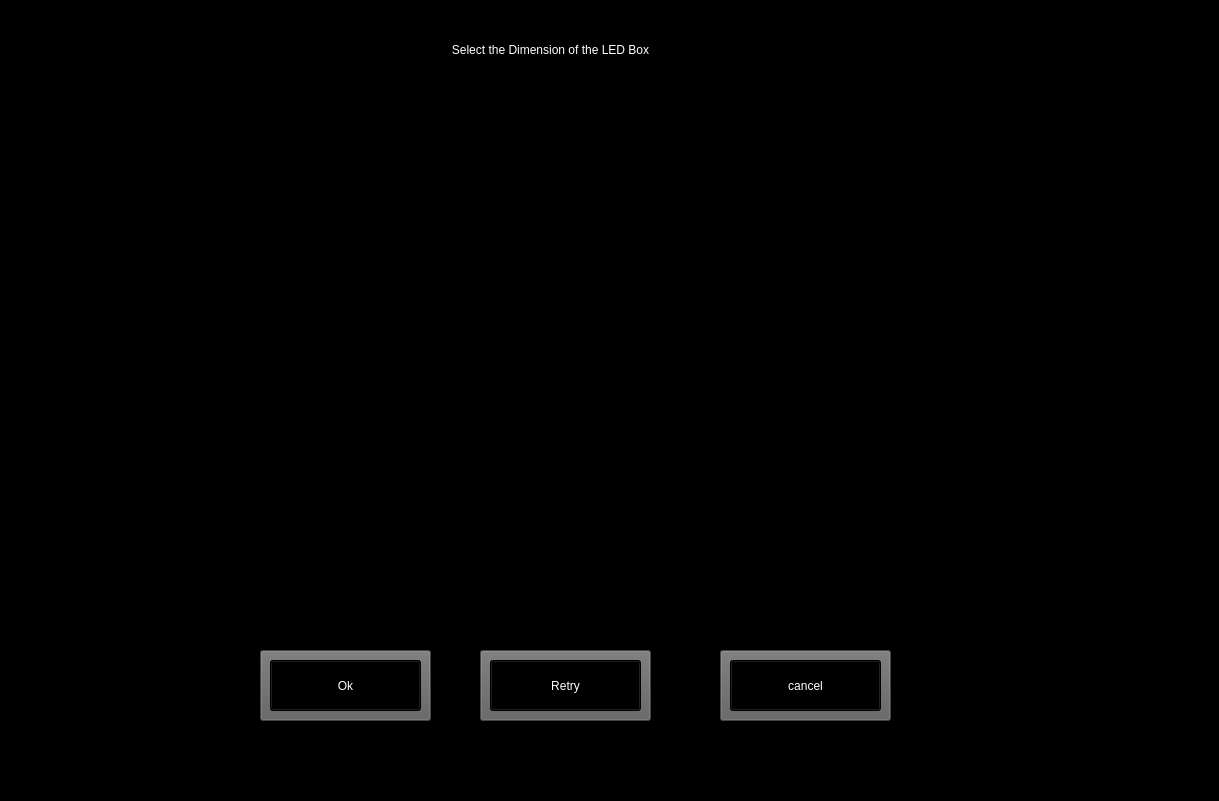
<?xml version="1.0" encoding="UTF-8"?>
<ui version="4.0">
 <class>selectdim</class>
 <widget class="QMainWindow" name="selectdim">
  <property name="geometry">
   <rect>
    <x>0</x>
    <y>0</y>
    <width>1219</width>
    <height>801</height>
   </rect>
  </property>
  <property name="windowTitle">
   <string>MainWindow</string>
  </property>
  <property name="styleSheet">
   <string notr="true">background-color: rgb(0, 0, 0);
background-image: url(:/1./Watch_Dogs_2_Wallpapers_Backgrounds_2.0.jpg);</string>
  </property>
  <widget class="QWidget" name="centralwidget">
   <widget class="QPushButton" name="dimok">
    <property name="geometry">
     <rect>
      <x>270</x>
      <y>660</y>
      <width>151</width>
      <height>51</height>
     </rect>
    </property>
    <property name="cursor">
     <cursorShape>PointingHandCursor</cursorShape>
    </property>
    <property name="styleSheet">
     <string notr="true">font: 14pt &quot;Pixeled&quot;;
color: rgb(255, 255, 255);


</string>
    </property>
    <property name="text">
     <string>Ok</string>
    </property>
   </widget>
   <widget class="QPushButton" name="dimcancel">
    <property name="geometry">
     <rect>
      <x>730</x>
      <y>660</y>
      <width>151</width>
      <height>51</height>
     </rect>
    </property>
    <property name="cursor">
     <cursorShape>PointingHandCursor</cursorShape>
    </property>
    <property name="styleSheet">
     <string notr="true">font: 14pt &quot;Pixeled&quot;;
color: rgb(255, 255, 255);


</string>
    </property>
    <property name="text">
     <string>cancel</string>
    </property>
   </widget>
   <widget class="QLabel" name="label_2">
    <property name="geometry">
     <rect>
      <x>270</x>
      <y>20</y>
      <width>561</width>
      <height>61</height>
     </rect>
    </property>
    <property name="styleSheet">
     <string notr="true">font:12pt &quot;Pixeled&quot;;
color: rgb(255, 255, 255);


</string>
    </property>
    <property name="text">
     <string>&lt;html&gt;&lt;head/&gt;&lt;body&gt;&lt;p align=&quot;center&quot;&gt;Select the Dimension of the LED Box&lt;/p&gt;&lt;/body&gt;&lt;/html&gt;</string>
    </property>
   </widget>
   <widget class="QLabel" name="image_project_label">
    <property name="geometry">
     <rect>
      <x>220</x>
      <y>110</y>
      <width>720</width>
      <height>480</height>
     </rect>
    </property>
    <property name="text">
     <string>TextLabel</string>
    </property>
   </widget>
   <widget class="QPushButton" name="retrybuttondim">
    <property name="geometry">
     <rect>
      <x>490</x>
      <y>660</y>
      <width>151</width>
      <height>51</height>
     </rect>
    </property>
    <property name="cursor">
     <cursorShape>PointingHandCursor</cursorShape>
    </property>
    <property name="styleSheet">
     <string notr="true">font: 16pt &quot;Pixeled&quot;;
color: rgb(255, 255, 255);


</string>
    </property>
    <property name="text">
     <string>Retry</string>
    </property>
   </widget>
   <widget class="QLabel" name="label">
    <property name="geometry">
     <rect>
      <x>840</x>
      <y>110</y>
      <width>55</width>
      <height>16</height>
     </rect>
    </property>
    <property name="text">
     <string>Front View</string>
    </property>
   </widget>
   <widget class="QPushButton" name="twodim_6">
    <property name="geometry">
     <rect>
      <x>260</x>
      <y>650</y>
      <width>171</width>
      <height>71</height>
     </rect>
    </property>
    <property name="cursor">
     <cursorShape>PointingHandCursor</cursorShape>
    </property>
    <property name="styleSheet">
     <string notr="true">background-color: rgb(143, 143, 143);
font: 63 18pt &quot;Segoe UI Semibold&quot;;
background-color: rgb(95, 95, 95);

</string>
    </property>
    <property name="text">
     <string/>
    </property>
   </widget>
   <widget class="QPushButton" name="twodim_7">
    <property name="geometry">
     <rect>
      <x>480</x>
      <y>650</y>
      <width>171</width>
      <height>71</height>
     </rect>
    </property>
    <property name="cursor">
     <cursorShape>PointingHandCursor</cursorShape>
    </property>
    <property name="styleSheet">
     <string notr="true">background-color: rgb(143, 143, 143);
font: 63 18pt &quot;Segoe UI Semibold&quot;;
background-color: rgb(95, 95, 95);

</string>
    </property>
    <property name="text">
     <string/>
    </property>
   </widget>
   <widget class="QPushButton" name="twodim_8">
    <property name="geometry">
     <rect>
      <x>720</x>
      <y>650</y>
      <width>171</width>
      <height>71</height>
     </rect>
    </property>
    <property name="styleSheet">
     <string notr="true">background-color: rgb(143, 143, 143);
font: 63 18pt &quot;Segoe UI Semibold&quot;;
background-color: rgb(95, 95, 95);

</string>
    </property>
    <property name="text">
     <string/>
    </property>
   </widget>
   <zorder>twodim_8</zorder>
   <zorder>twodim_7</zorder>
   <zorder>twodim_6</zorder>
   <zorder>dimok</zorder>
   <zorder>dimcancel</zorder>
   <zorder>label_2</zorder>
   <zorder>image_project_label</zorder>
   <zorder>retrybuttondim</zorder>
   <zorder>label</zorder>
  </widget>
  <widget class="QMenuBar" name="menubar">
   <property name="geometry">
    <rect>
     <x>0</x>
     <y>0</y>
     <width>1219</width>
     <height>21</height>
    </rect>
   </property>
  </widget>
  <widget class="QStatusBar" name="statusbar"/>
 </widget>
 <resources>
  <include location="ledbox.qrc"/>
 </resources>
 <connections/>
</ui>
